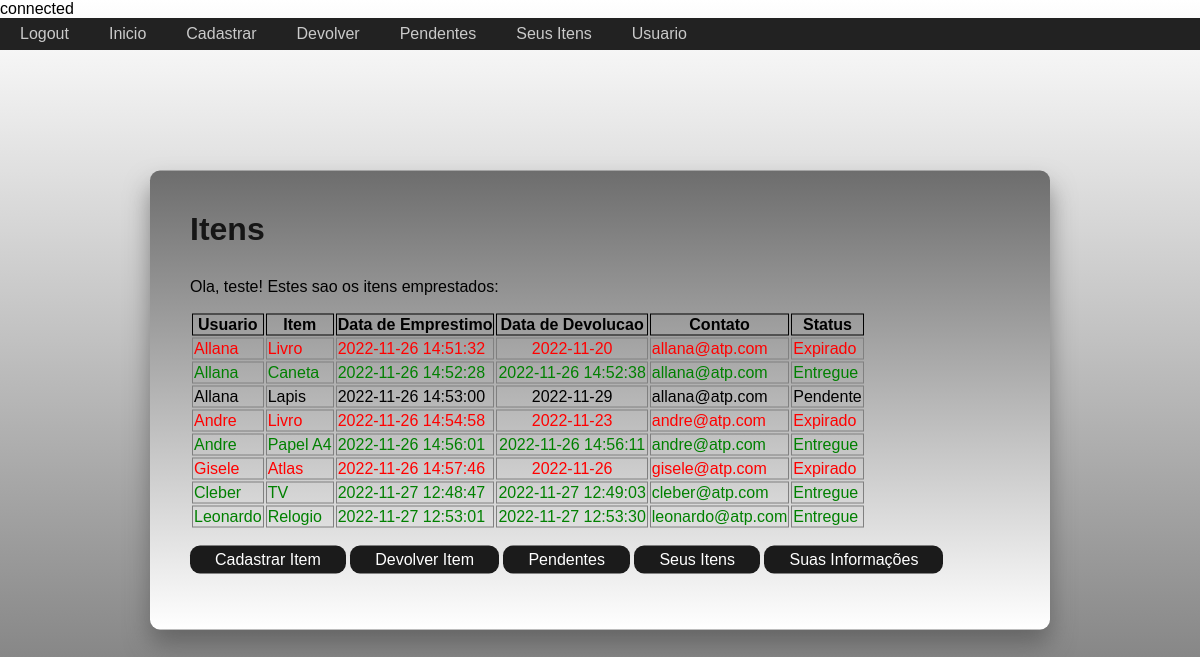
The app's page /principal.php (signed in) with its own data.
### tables this page shows
CREATE TABLE `new_table` (
  `usuario_id` int NOT NULL AUTO_INCREMENT,
  `usuario` varchar(45) NOT NULL,
  `email` varchar(45) NOT NULL,
  `senha` varchar(45) NOT NULL,
  `Telefone` varchar(11) DEFAULT NULL,
  `Sexo` varchar(50) DEFAULT NULL,
  `Data1` datetime DEFAULT NULL,
  `isadmin` varchar(15) DEFAULT '0',
  PRIMARY KEY (`usuario_id`)
);

CREATE TABLE `new_table2` (
  `id` int NOT NULL AUTO_INCREMENT,
  `usuario` varchar(50) DEFAULT NULL,
  `item` varchar(50) NOT NULL,
  `data2` varchar(50) DEFAULT NULL,
  `data3` varchar(50) DEFAULT NULL,
  `email` varchar(50) DEFAULT NULL,
  `devolvido` varchar(50) DEFAULT NULL,
  PRIMARY KEY (`id`)
);

### principal.php (the view, shortened to what this page needs)
<?php
require('conexao.php');
?>
<!DOCTYPE html>
<html>
<head>
    <link rel="stylesheet" href="principal.css">
    <ul>
        <li><a href="logout.php">Logout</a></li>
        <li><a href="principal.php">Inicio</a></li>
        <li><a href="cadastroItem.php">Cadastrar</a></li>
        <li><a href="devolverItem.php">Devolver</a></li>
        <li><a href="itensPendentes.php">Pendentes</a></li>
        <li><a href="itensUsuario.php">Seus Itens</a></li>
        <li><a href="infoUsuario.php">Usuario</a></li>
    </ul>
</head>
<body>
    <div class="cadastro">
        <h1>Itens</h1>
        <p>Ola,
            <?php
            $result1 = mysqli_query($con, "SELECT usuario FROM new_table WHERE email= '" . $_SESSION['email'] . "'");
            while ($row = mysqli_fetch_array($result1)) {
                $usuario = $row['usuario'];
            }
            if ($usuario == 'Admin') {
                echo '<a href="admin.php">Admin</a>';
            } else {
                echo $usuario;
            }
            ?>! Estes sao os itens emprestados:
        </p>
        <table>
            <tr>
                <th style='border:black; border-width:1px; border-style:solid;'>Usuario</th>
                <th style='border:black; border-width:1px; border-style:solid;'>Item</th>
                <th style='border:black; border-width:1px; border-style:solid;'>Data de Emprestimo</th>
                <th style='border:black; border-width:1px; border-style:solid;'>Data de Devolucao</th>
                <th style='border:black; border-width:1px; border-style:solid;'>Contato</th>
                <th style='border:black; border-width:1px; border-style:solid;'>Status</th>
            </tr>
            <?php
            $query = "SELECT * FROM `new_table2`";
            if ($mysqli_query = mysqli_query($con, $query)) {
                while ($mysqli_row = mysqli_fetch_assoc($mysqli_query)) {
                    if ($mysqli_row['devolvido'] == 1) {
                        $colorClass = 'green';
                        $entregue = 'Entregue';
                    } else if ($mysqli_row['data2'] == null || date('Y-m-d') > $mysqli_row['data2']) {
                        $colorClass = 'red';
                        $entregue = 'Expirado';
                    } else {
                        $colorClass = 'black';
                        $entregue = 'Pendente';
                    }
                    if ($mysqli_row['data2'] == null) {
                        $mysqli_row['data2'] = '-';
                        $styleCenter = 'class=styleCenter';
                    } else {
                        $styleCenter = 'class=styleCenter';
                    }
                    echo "
                        <tr class=" . $colorClass . ">
                            <td style='border:gray; border-width:1px; border-style:solid;'>" . $mysqli_row['usuario'] . "</td>
                            <td class=" . $colorClass . " style='border:gray; border-width:1px; border-style:solid;'>" . $mysqli_row['item'] . "</td>
                            <td style='border:gray; border-width:1px; border-style:solid;'>" . $mysqli_row['data3'] . "</td>
                            <td $styleCenter   style='border:gray; border-width:1px; border-style:solid;'>" . $mysqli_row['data2'] . "</td>
                            <td style='border:gray; border-width:1px; border-style:solid;'>" . $mysqli_row['email'] . "</td>
                            <td style='border:gray; border-width:1px; border-style:solid;'>" . $entregue . "</td>
                        </tr>
                    ";
                }
            } else {
                die(mysqli_error($con));
            }
            ?>
        </table>
        <p><input class="button" type="submit" value="Cadastrar Item" onclick="window.location.href='cadastroItem.php'">
            <input class="button" type="submit" value="Devolver Item" onclick="window.location.href='devolverItem.php'">
            <input class="button" type="submit" value="Pendentes" onclick="window.location.href='itensPendentes.php'">
            <input class="button" type="submit" value="Seus Itens" onclick="window.location.href='itensUsuario.php'">
            <input class="button" type="submit" value="Suas Informações"
                onclick="window.location.href='infoUsuario.php'">
        </p>
    </div>
</body>
</html>

### principal.css (style rules this page uses)
html { height: 100%; }
body { margin:0; padding:0; font-family: sans-serif; background: linear-gradient(#ffffff, #6d6d6d); }
.red > td { color: red; }
.green > td { color: green; }
.styleCenter { text-align: center; }
.cadastro { position: absolute; top: 50%; left: 50%; width: 900px; padding: 40px; transform: translate(-50%, -50%); background: linear-gradient(#6d6d6d, #ffffff); box-sizing: border-box; box-shadow: 0 15px 25px rgba(77, 77, 77, 0.6); border-radius: 10px; }
.cadastro h1 { margin: 0 0 30px; padding: 0; color: rgb(22, 22, 22); }
::placeholder { color: rgb(22, 22, 22); opacity: 1; }
.button { background-color: #1b1b1b; border: none; color: rgb(255, 255, 255); padding: 5px 25px; text-decoration: none; display: inline-block; font-size: 16px; border-radius: 10px; cursor:pointer; }
.cadastro { animation: fadeIn 2s }
ul { list-style-type: none; margin: 0; padding: 0; overflow: hidden; background-color: rgb(34, 34, 34); }
li { float: left; }
li a { display: block; color: rgb(202, 202, 202); text-align: center; padding: 7px 20px; text-decoration: none; }

### records on screen
new_table: usuario "teste"
new_table2: usuario "Allana", item "Livro", data3 "2022-11-26 14:51:32", data2 "2022-11-20", email "allana@atp.com", data2 "Expirado"
new_table2: usuario "Allana", item "Caneta", data3 "2022-11-26 14:52:28", data2 "2022-11-26 14:52:38", email "allana@atp.com", devolvido "Entregue"
new_table2: usuario "Allana", item "Lapis", data3 "2022-11-26 14:53:00", data2 "2022-11-29", email "allana@atp.com", data2 "Pendente"
new_table2: usuario "Andre", item "Livro", data3 "2022-11-26 14:54:58", data2 "2022-11-23", email "andre@atp.com", data2 "Expirado"
new_table2: usuario "Andre", item "Papel A4", data3 "2022-11-26 14:56:01", data2 "2022-11-26 14:56:11", email "andre@atp.com", devolvido "Entregue"
new_table2: usuario "Gisele", item "Atlas", data3 "2022-11-26 14:57:46", data2 "2022-11-26", email "gisele@atp.com", data2 "Expirado"
new_table2: usuario "Cleber", item "TV", data3 "2022-11-27 12:48:47", data2 "2022-11-27 12:49:03", email "cleber@atp.com", devolvido "Entregue"
new_table2: usuario "Leonardo", item "Relogio", data3 "2022-11-27 12:53:01", data2 "2022-11-27 12:53:30", email "leonardo@atp.com", devolvido "Entregue"
